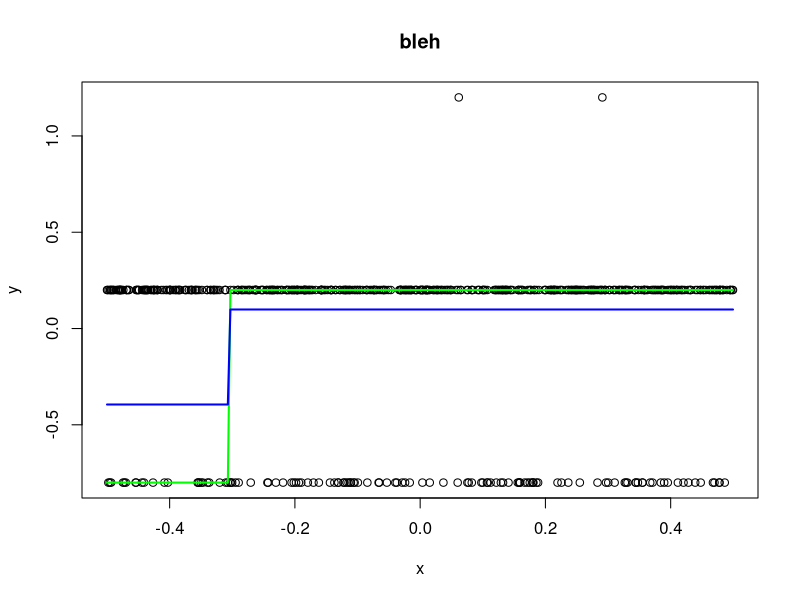
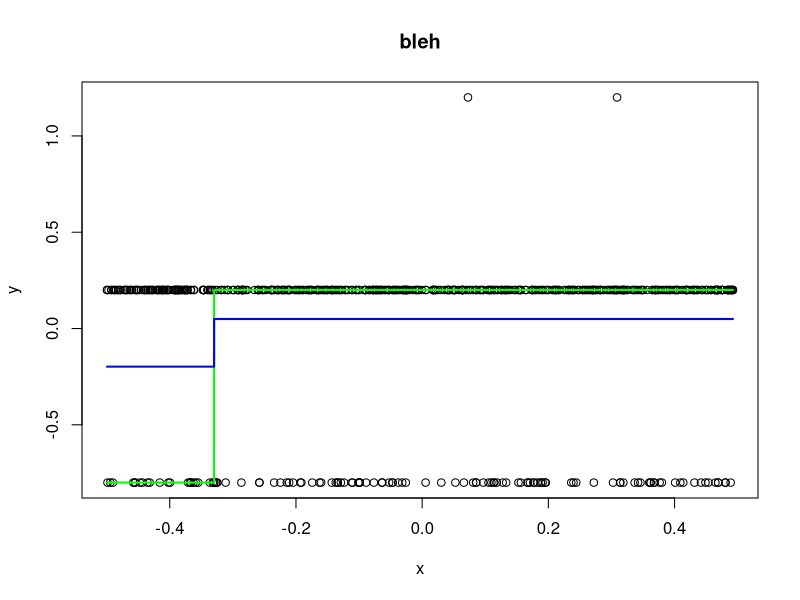
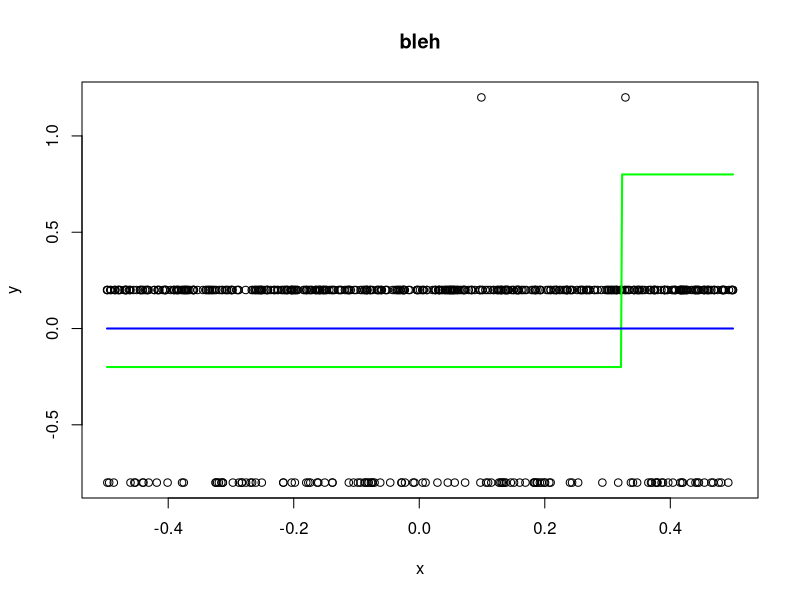
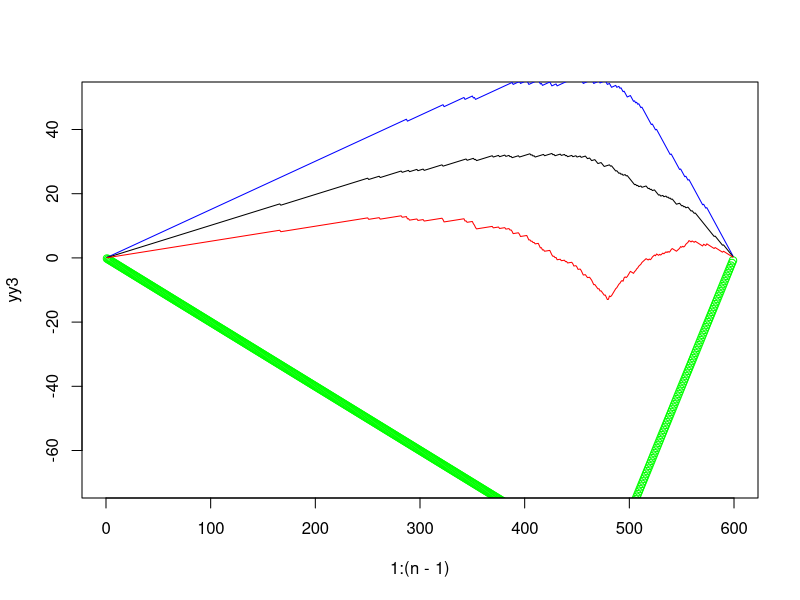
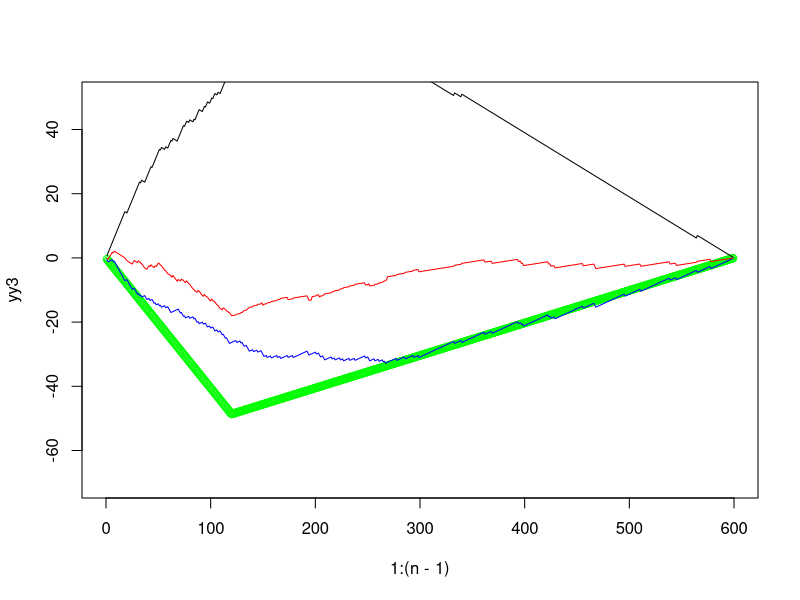
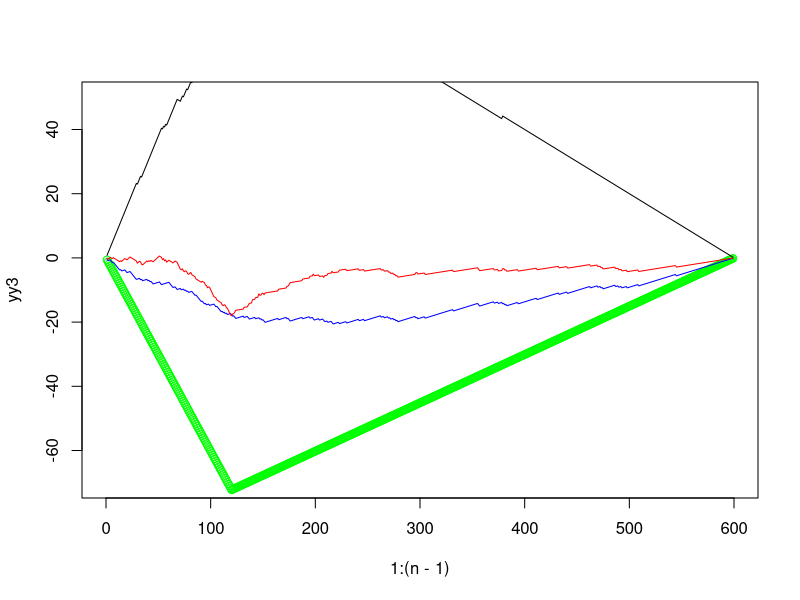

Reproduce these figures in R, in order.
#Create the matrix mat which plays the role of
#design matrix X in the Lasso formulation.
isomat = function(n){
m1 = matrix(0,n,(n-1))
for (i in 1:(n-1)){
  for (j in i:(n-1)){
    m1[i,j] = -1
  }
}

m2 = matrix(0,n,(n-1))
for (j in 1:(n-1)){
  m2[,j] = rep(j,n)/n
}

mat = m1 + m2
return(mat)
}




library(glmnet)
library(MASS)

d = 3

n = 600
success = 0

Sigma = matrix( c(1, 0.85, -.95,
                  0.85, 1, -.95,
                -.95,  -.95,  1), 3, 3)

Sigma = matrix( c(1, 0.5, -0.8,
                  0.5, 1, -0.9,
                  -0.8,  -0.9,  1), 3, 3)

#Sigma = matrix( c(1, -0.9, -0.9, 1), 2, 2)

ntrial = 10

#for (it in 1:ntrial){
#print(it)
##
Z = mvrnorm(n=n, mu=rep(0,d), Sigma=Sigma)


P_ls = list()
allX = c()
isomatX = isomat(n)


#slits = c(n/10, n/2, floor(n/8))

range = c()
for (i in 1:(2*floor(n^(1/2))+1) ){
    range[i] = -floor(n^(1/2)) + i - 1
}

nr = length(range)

slits = matrix(0, nr, d)
slits[, 1] = floor(n/5) + range
slits[, 2] = floor(n/5) + range
slits[, 3] = floor(4*n/5) + range

for (j in 1:d){
    P = matrix(rep(0, n*n), n, n)
    for (i in 1:n) {
        #P[i, order(Z[,j])[i]] = 1
        P[order(Z[, j])[i], i] = 1
    }
    P_ls[[j]] = P
    allX = cbind(allX, P %*% isomatX[, slits[, j]])
}



#######
## Define f* and delta*

f <- list()
f[[1]] = function(x){
  #return(2*x)
  return(x^3)
}
f[[2]] = function(w){
  ans = 4*w
  return(ans)
}


#Zunif = matrix(0, n, d)
#fvals = matrix(0, n, d)
#deltastar = matrix(0, n-1, d)

deltastar = matrix(0, nr, d)
deltastar[ceiling(nr/2), 1] = 1
deltastar[ceiling(nr/2), 2] = 1
deltastar[ceiling(nr/2), 3] = 1
#deltastar[slits[1], 1] = 1
#deltastar[slits[2], 2] = 1
#deltastar[(9/10)*n, 3] = 1
#deltastar[slits[3], 3] = 1


Zunif = matrix(0, n, d)
for (j in 1:d){
    Zunif[, j] = sapply(Z[, j], FUN=pnorm) - 0.5
#    fvals[, j] = sapply(Zunif[, j], FUN=f[[1]])
#    fvals[, j] = fvals[order(Z[, j]), j]
#    deltastar[, j] = fvals[2:n, j] - fvals[1:(n-1), j]
}

#deltastar[, 1] = matrix(0, n-1, 1)
#keym = round(solve( t(X1) %*% X1) %*% t(X2) %*% X1)

epsilon = rep(0, n)
y = allX %*% matrix(deltastar, d*nr, 1)


#######
### Solve!
##

lambda = 0.03
#lambda = 0.1/n^(1/5)
#lambda = 0.01
glmfit = glmnet(x=allX, y=y, lambda=lambda, standardize=FALSE, family="gaussian", thresh=1e-8, maxit=5000, intercept=FALSE)
deltahat = matrix(as.vector(glmfit$beta), nr, d)





f1hat = isomatX[, slits[, 1]] %*% deltahat[, 1]
f2hat = isomatX[, slits[, 2]] %*% deltahat[, 2]
f3hat = isomatX[, slits[, 3]] %*% deltahat[, 3]

f1 = isomatX[, slits[, 1]] %*% deltastar[, 1]
f2 = isomatX[, slits[, 2]] %*% deltastar[, 2]
f3 = isomatX[, slits[, 3]] %*% deltastar[, 3]

#par(mfrow=c(1,d))

x = sort(Zunif[, 1])
y = y - rep(mean(y), n)
plot(x,y, main="bleh")
lines(x, f1, lwd = 2, col = "green")
lines(x, f1hat, lwd = 2, col = "blue")

x = sort(Zunif[, 2])
y = y - rep(mean(y), n)
plot(x,y, main="bleh")
lines(x, f2, lwd = 2, col = "green")
lines(x, f2hat, lwd = 2, col = "blue")

x = sort(Zunif[, 3])
y = y - rep(mean(y), n)
plot(x,y, main="bleh")
lines(x, f3, lwd = 2, col = "green")
lines(x, f3hat, lwd = 2, col = "blue")


yy3 = t(isomatX) %*% (f3hat - f3)
yy2 = t(isomatX) %*% t(P_ls[[3]]) %*% P_ls[[2]] %*% (f2hat - f2)
yy1 = t(isomatX) %*% t(P_ls[[3]]) %*% P_ls[[1]] %*% (f1hat - f1)
#yy1 = t(isomatX) %*% (f1hat - f1)

plot(1:(n-1), yy3, col="green", ylim=c(-70, 50))
lines(1:(n-1), yy2, col="blue")
lines(1:(n-1), yy1, col="black")
lines(1:(n-1), yy1+yy2+yy3, col="red")


yy3 = t(isomatX) %*% (f1hat - f1)
yy2 = t(isomatX) %*% t(P_ls[[1]]) %*% P_ls[[2]] %*% (f2hat - f2)
yy1 = t(isomatX) %*% t(P_ls[[1]]) %*% P_ls[[3]] %*% (f3hat - f3)


plot(1:(n-1), yy3, col="green", ylim=c(-70, 50))
lines(1:(n-1), yy2, col="blue")
lines(1:(n-1), yy1, col="black")
lines(1:(n-1), yy2+yy3+yy1, col="red")



yy3 = t(isomatX) %*% (f2hat - f2)
yy2 = t(isomatX) %*% t(P_ls[[2]]) %*% P_ls[[1]] %*% (f1hat - f1)
yy1 = t(isomatX) %*% t(P_ls[[2]]) %*% P_ls[[3]] %*% (f3hat - f3)

plot(1:(n-1), yy3, col="green", ylim=c(-70, 50))
lines(1:(n-1), yy2, col="blue")
lines(1:(n-1), yy1, col="black")
lines(1:(n-1), yy1+yy2+yy3, col="red")
